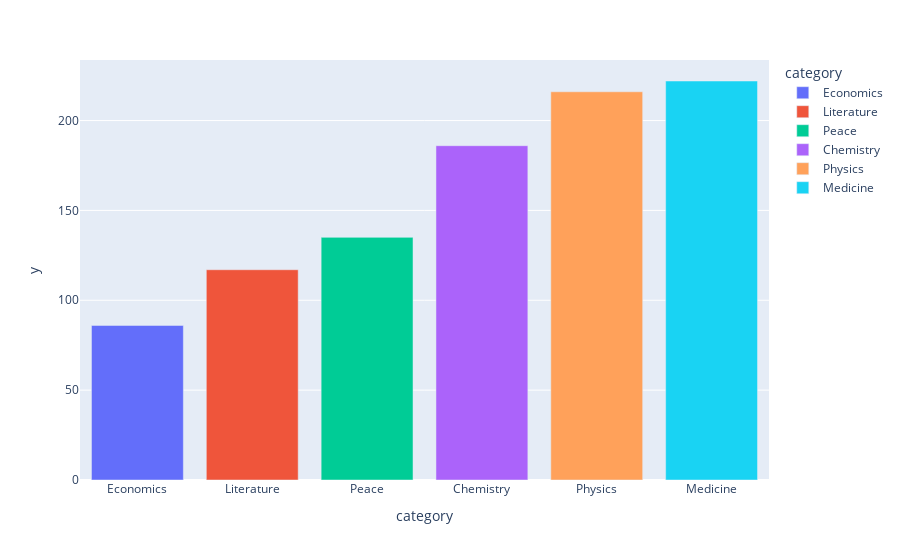

Notebook code for this chart:
### Code cell
by_category = df_data.groupby(by='category').size().sort_values()
fig = px.bar(by_category, x=by_category.index, y=by_category.values, color=by_category.index)
fig.show()

### Figure 1 — Plotly figure (JSON) as saved in the notebook; plotly's stock layout.template omitted (floating-point values rounded to 4 significant figures)
{"data": [{"hovertemplate": "category=%{x}<br>y=%{y}<extra></extra>", "legendgroup": "Economics", "marker": {"color": "#636efa", "pattern": {"shape": ""}}, "name": "Economics", "orientation": "v", "showlegend": true, "textposition": "auto", "type": "bar", "x": ["Economics"], "xaxis": "x", "y": [86], "yaxis": "y"}, {"hovertemplate": "category=%{x}<br>y=%{y}<extra></extra>", "legendgroup": "Literature", "marker": {"color": "#EF553B", "pattern": {"shape": ""}}, "name": "Literature", "orientation": "v", "showlegend": true, "textposition": "auto", "type": "bar", "x": ["Literature"], "xaxis": "x", "y": [117], "yaxis": "y"}, {"hovertemplate": "category=%{x}<br>y=%{y}<extra></extra>", "legendgroup": "Peace", "marker": {"color": "#00cc96", "pattern": {"shape": ""}}, "name": "Peace", "orientation": "v", "showlegend": true, "textposition": "auto", "type": "bar", "x": ["Peace"], "xaxis": "x", "y": [135], "yaxis": "y"}, {"hovertemplate": "category=%{x}<br>y=%{y}<extra></extra>", "legendgroup": "Chemistry", "marker": {"color": "#ab63fa", "pattern": {"shape": ""}}, "name": "Chemistry", "orientation": "v", "showlegend": true, "textposition": "auto", "type": "bar", "x": ["Chemistry"], "xaxis": "x", "y": [186], "yaxis": "y"}, {"hovertemplate": "category=%{x}<br>y=%{y}<extra></extra>", "legendgroup": "Physics", "marker": {"color": "#FFA15A", "pattern": {"shape": ""}}, "name": "Physics", "orientation": "v", "showlegend": true, "textposition": "auto", "type": "bar", "x": ["Physics"], "xaxis": "x", "y": [216], "yaxis": "y"}, {"hovertemplate": "category=%{x}<br>y=%{y}<extra></extra>", "legendgroup": "Medicine", "marker": {"color": "#19d3f3", "pattern": {"shape": ""}}, "name": "Medicine", "orientation": "v", "showlegend": true, "textposition": "auto", "type": "bar", "x": ["Medicine"], "xaxis": "x", "y": [222], "yaxis": "y"}], "layout": {"barmode": "relative", "legend": {"title": {"text": "category"}, "tracegroupgap": 0}, "margin": {"t": 60}, "xaxis": {"anchor": "y", "categoryarray": ["Economics", "Literature", "Peace", "Chemistry", "Physics", "Medicine"], "categoryorder": "array", "domain": [0, 1], "title": {"text": "category"}}, "yaxis": {"anchor": "x", "domain": [0, 1], "title": {"text": "y"}}}}
